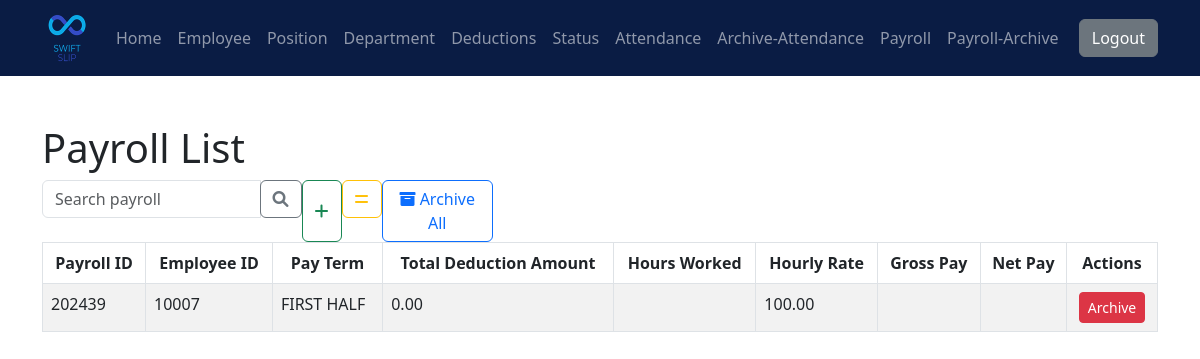
Page /SwiftPay/payroll/viewpayroll.php (signed in) on the committed database.
### tables this page shows
CREATE TABLE `payroll` (
  `payroll_id` int(11) NOT NULL,
  `employee_id` int(11) NOT NULL,
  `pay_term` varchar(20) DEFAULT NULL,
  `hours_worked` decimal(10,2) DEFAULT NULL,
  `hourly_rate` decimal(10,2) DEFAULT NULL,
  `net_pay` decimal(10,2) DEFAULT NULL,
  `gross_pay` decimal(10,2) DEFAULT NULL,
  `total_deduct_p` decimal(10,2) NOT NULL,
  `total_deduct_f` decimal(10,2) NOT NULL,
  `total_deduct` decimal(10,2) NOT NULL
);

### SwiftPay/payroll/viewpayroll.php (the view, shortened to what this page needs)
<?php
include '../nav/nav_bar.php';
include '../connect.php';
if (isset($_GET['search'])) {
    $search = $_GET['search'];
    $search = mysqli_real_escape_string($con, $search);
    $search_query = " AND (p.payroll_id LIKE '%$search%' OR p.employee_id LIKE '%$search%' OR p.pay_term LIKE '%$search%')";
} else {
    $search_query = "";
}
$selectQuery = "
    SELECT
        p.*,
        SUM(CASE WHEN d.deduction_method = 'percentage' THEN d.deduction_amount ELSE 0 END) AS total_percentage_deduction,
        SUM(CASE WHEN d.deduction_method = 'fixed' THEN d.deduction_amount ELSE 0 END) AS total_fixed_deduction
    FROM payroll p
    LEFT JOIN employee e ON p.employee_id = e.employee_id
    LEFT JOIN deductions d ON FIND_IN_SET(d.deduction_id, e.deduction_id)
    WHERE 1 $search_query
    GROUP BY p.payroll_id
";
$result = mysqli_query($con, $selectQuery);
while ($row = mysqli_fetch_assoc($result)) {
    $payrollId = $row['payroll_id'];
    $totalPercentageDeduction = $row['total_percentage_deduction'];
    $totalFixedDeduction = $row['total_fixed_deduction'];
    $updateQuery = "
        UPDATE payroll
        SET total_deduct_p = '$totalPercentageDeduction',
            total_deduct_f = '$totalFixedDeduction'
        WHERE payroll_id = '$payrollId'
    ";
    mysqli_query($con, $updateQuery);
}
?>
<!DOCTYPE html>
<html lang="en">
<head>
    <link rel="stylesheet" href="https://cdnjs.cloudflare.com/ajax/libs/font-awesome/6.0.0-beta3/css/all.min.css">
</head>
<body>
<div class="container mt-5">
    <div class="row">
        <div class="col-md-12">
            <h1>Payroll List</h1>
        </div>
        <div class="col-md-5">
            <div class="d-flex">
                <form class="flex-grow-1" method="GET" action="">
                    <div class="input-group">
                        <input type="text" class="form-control" name="search" placeholder="Search payroll">
                        <div class="input-group-append">
                            <button class="btn btn-outline-secondary" type="submit">
                                <i class="fas fa-search"></i>
                            </button>
                        </div>
                    </div>
                </form>
                <button class="btn btn-outline-success mr-2" data-toggle="modal" data-target="#addPayrollModal">
                    <i class="fa-solid fa-plus"></i>
                </button>
                <form action="generate_payroll.php" method="post">
                    <button type="submit" class="btn btn-outline-warning mr-2" name="generate_payroll">
                        <i class="fa-solid fa-equals"></i>
                    </button>
                </form>
                <a href="archive_all_process.php" class="btn btn-outline-primary">
                    <i class="fa-solid fa-archive"></i> Archive All
                </a>
            </div>
        </div>
    </div>
    <table class="table table-striped table-bordered table-hover">
        <thead class="thead-dark text-center">
            <tr>
                <th>Payroll ID</th>
                <th>Employee ID</th>
                <th>Pay Term</th>
                <th>Total Deduction Amount</th>
                <th>Hours Worked</th>
                <th>Hourly Rate</th>
                <th>Gross Pay</th>
                <th>Net Pay</th>
                <th>Actions</th>
            </tr>
        </thead>
        <tbody>
            <?php
            $result = mysqli_query($con, $selectQuery);
            while ($row = mysqli_fetch_assoc($result)) {
            ?>
            <tr>
                <td><?php echo $row['payroll_id']; ?></td>
                <td><?php echo $row['employee_id']; ?></td>
                <td><?php echo $row['pay_term']; ?></td>
                <td><?php echo $row['total_deduct']; ?></td>
                <td><?php echo $row['hours_worked']; ?></td>
                <td><?php echo $row['hourly_rate']; ?></td>
                <td><?php echo $row['gross_pay']; ?></td>
                <td><?php echo $row['net_pay']; ?></td>
                <td class="text-center">
                    <a href="archive_payroll_process.php?payroll_id=<?php echo $row['payroll_id']; ?>" class="btn btn-danger btn-sm">Archive</a>
                </td>
            </tr>
            <?php } ?>
        </tbody>
    </table>
</div>
</body>
</html>

### rows in the picture
payroll: payroll_id "202439", employee "10007", pay_term "FIRST HALF", total_deduct "0.00", hourly_rate "100.00"
